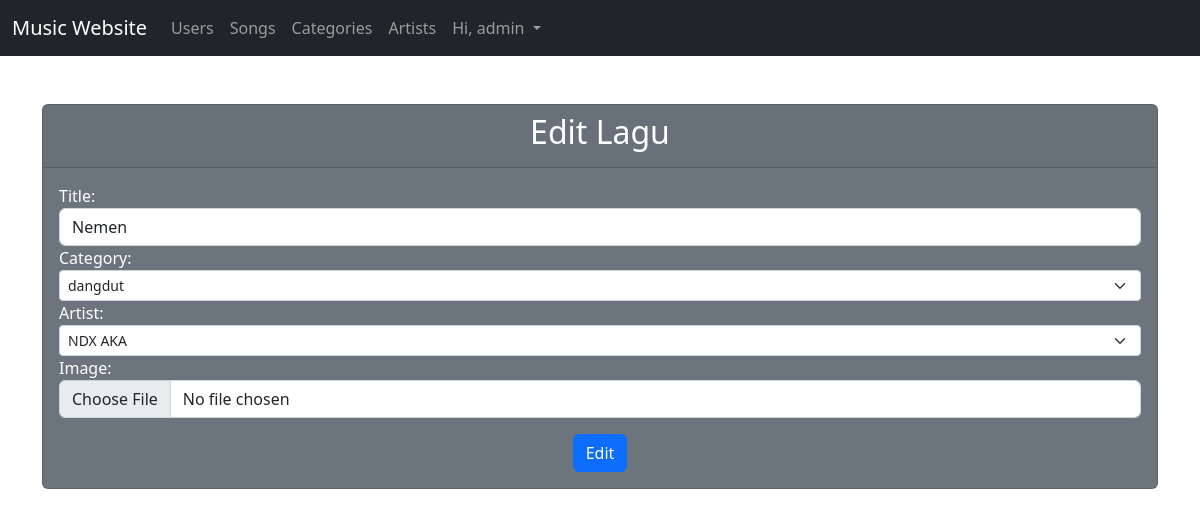
Page /page/admin/editSong.php?song_id=1 (signed in) on the committed database.
### tables this page shows
CREATE TABLE `songs` (
  `id` int(11) NOT NULL,
  `title` varchar(100) NOT NULL,
  `user_id` int(11) NOT NULL,
  `artist_id` int(11) NOT NULL,
  `image` varchar(1024) NOT NULL,
  `file` varchar(1024) NOT NULL,
  `category_id` int(11) NOT NULL,
  `date` datetime NOT NULL,
  `views` int(11) NOT NULL
);

CREATE TABLE `categories` (
  `id` int(11) NOT NULL,
  `category` varchar(30) NOT NULL,
  `disabled` tinyint(1) NOT NULL DEFAULT 0
);

CREATE TABLE `artists` (
  `id` int(11) NOT NULL,
  `name` varchar(50) NOT NULL,
  `bio` text NOT NULL,
  `user_id` int(11) NOT NULL,
  `image` varchar(1024) NOT NULL
);

### page/admin/editSong.php (the view, shortened to what this page needs)
<?php
include '../../core/koneksi.php';
$song_id = $_GET['song_id'];
$queri = mysqli_query($konek, "SELECT songs.id AS song_id, categories.category AS category,categories.id AS id_category, artists.name AS artist,artists.id AS artist_id, songs.*, artists.*, categories.*
                        FROM songs
                        INNER JOIN artists ON songs.artist_id = artists.id
                        INNER JOIN categories ON songs.category_id = categories.id
                        WHERE songs.id = '$song_id'");
$data = mysqli_fetch_array($queri);
?>
<!doctype html>
<html lang="en">
  <head>
    <link href="https://cdn.jsdelivr.net/npm/bootstrap@5.2.3/dist/css/bootstrap.min.css" rel="stylesheet">
  </head>
  <body>
  <header class="bg-dark">
        <nav class="navbar navbar-expand-lg navbar-dark">
            <div class="container-fluid">
                <a class="navbar-brand" href="#">Music Website</a>
                <div class="collapse navbar-collapse" id="navbarNav">
                    <ul class="navbar-nav">
                        <li class="nav-item">
                            <a class="nav-link" href="users.php">Users</a>
                        </li>
                        <li class="nav-item">
                            <a class="nav-link" href="songs.php">Songs</a>
                        </li>
                        <li class="nav-item">
                            <a class="nav-link" href="categories.php">Categories</a></a>
                        </li>
                        <li class="nav-item">
                            <a class="nav-link" href="artists.php">Artists</a>
                        </li>
                        <li class="nav-item dropdown">
                            <a class="nav-link dropdown-toggle" href="#" role="button" data-bs-toggle="dropdown" aria-expanded="false">
                                Hi, admin
                            </a>
                        </li>
                    </ul>
                </div>
            </div>
        </nav>
    </header>
    <main>
        <div class="container mt-5">
            <div class="card text-white bg-secondary mb-3">
                <div class="card-header">
                    <center>
                        <h2>Edit Lagu</h2>
                    </center>
                </div>
                <div class="card-body">
                    <form action="../../core/editSong.php?id=<?php echo $song_id ?>" method="post" enctype="multipart/form-data">
                        <div class="form-group">
                            <label for="title">Title:</label>
                            <input type="text" class="form-control" id="title" value="<?php echo $data['title']; ?>" name="title" required>
                        </div>
                        <div class="form-group">
                            <label for="category">Category:</label>
                            <select class="form-select form-select-sm" name="category" id="category" required>
                                <option selected value="<?php echo $data['category_id']; ?>"><?php echo $data['category']; ?></option>
                            </select>
                        </div>
                        <div class="form-group">
                            <label for="artist">Artist:</label>
                            <select class="form-select form-select-sm" name="artist" id="artist" <?php echo $data['artist']; ?> required>
                                <option selected value="<?php echo $data['artist_id']; ?>"><?php echo $data['artist']; ?></option>
                            </select>
                        </div>
                        <div class="form-group pb-3">
                            <label for="image">Image:</label>
                            <input type="file" class="form-control" id="image" name="image">
                        </div>
                        <button type="submit" class="btn btn-primary mx-auto d-block">Edit</button>
                    </form>
                </div>
            </div>
        </div>
    </main>
  </body>
</html>

### rows in the picture
songs: title "Nemen", category "dangdut", artist "NDX AKA"
